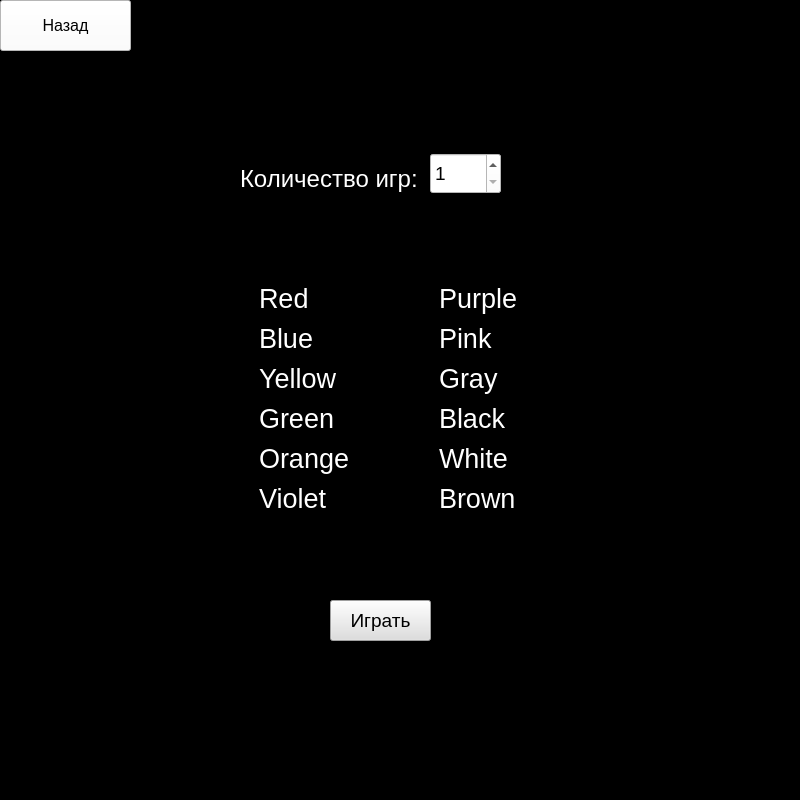
<?xml version="1.0" encoding="UTF-8"?>
<ui version="4.0">
 <class>MainWindow</class>
 <widget class="QMainWindow" name="MainWindow">
  <property name="geometry">
   <rect>
    <x>0</x>
    <y>0</y>
    <width>800</width>
    <height>800</height>
   </rect>
  </property>
  <property name="windowTitle">
   <string>MainWindow</string>
  </property>
  <property name="styleSheet">
   <string notr="true">color: rgb(255, 255, 255);
background-color: rgb(0, 0, 0);</string>
  </property>
  <widget class="QWidget" name="centralwidget">
   <widget class="QPushButton" name="play1">
    <property name="geometry">
     <rect>
      <x>330</x>
      <y>600</y>
      <width>101</width>
      <height>41</height>
     </rect>
    </property>
    <property name="font">
     <font>
      <pointsize>14</pointsize>
     </font>
    </property>
    <property name="styleSheet">
     <string notr="true">background-color: rgb(222, 222, 222);
color: rgb(0, 0, 0);</string>
    </property>
    <property name="text">
     <string>Играть</string>
    </property>
   </widget>
   <widget class="QCheckBox" name="brown">
    <property name="geometry">
     <rect>
      <x>420</x>
      <y>480</y>
      <width>99</width>
      <height>37</height>
     </rect>
    </property>
    <property name="font">
     <font>
      <pointsize>20</pointsize>
     </font>
    </property>
    <property name="styleSheet">
     <string notr="true">background-color: qlineargradient(spread:pad, x1:0, y1:0, x2:1, y2:0, stop:0 rgba(0, 0, 0, 0), stop:1 rgba(255, 255, 255, 0));</string>
    </property>
    <property name="text">
     <string>Brown</string>
    </property>
   </widget>
   <widget class="QCheckBox" name="orange">
    <property name="geometry">
     <rect>
      <x>240</x>
      <y>440</y>
      <width>110</width>
      <height>37</height>
     </rect>
    </property>
    <property name="font">
     <font>
      <pointsize>20</pointsize>
     </font>
    </property>
    <property name="styleSheet">
     <string notr="true">background-color: qlineargradient(spread:pad, x1:0, y1:0, x2:1, y2:0, stop:0 rgba(0, 0, 0, 0), stop:1 rgba(255, 255, 255, 0));</string>
    </property>
    <property name="text">
     <string>Orange</string>
    </property>
   </widget>
   <widget class="QCheckBox" name="pink">
    <property name="geometry">
     <rect>
      <x>420</x>
      <y>320</y>
      <width>99</width>
      <height>37</height>
     </rect>
    </property>
    <property name="font">
     <font>
      <pointsize>20</pointsize>
     </font>
    </property>
    <property name="styleSheet">
     <string notr="true">background-color: qlineargradient(spread:pad, x1:0, y1:0, x2:1, y2:0, stop:0 rgba(0, 0, 0, 0), stop:1 rgba(255, 255, 255, 0));</string>
    </property>
    <property name="text">
     <string>Pink</string>
    </property>
   </widget>
   <widget class="QCheckBox" name="green">
    <property name="geometry">
     <rect>
      <x>240</x>
      <y>400</y>
      <width>94</width>
      <height>37</height>
     </rect>
    </property>
    <property name="font">
     <font>
      <pointsize>20</pointsize>
     </font>
    </property>
    <property name="styleSheet">
     <string notr="true">background-color: qlineargradient(spread:pad, x1:0, y1:0, x2:1, y2:0, stop:0 rgba(0, 0, 0, 0), stop:1 rgba(255, 255, 255, 0));</string>
    </property>
    <property name="text">
     <string>Green</string>
    </property>
   </widget>
   <widget class="QCheckBox" name="yellow">
    <property name="geometry">
     <rect>
      <x>240</x>
      <y>360</y>
      <width>100</width>
      <height>37</height>
     </rect>
    </property>
    <property name="font">
     <font>
      <pointsize>20</pointsize>
     </font>
    </property>
    <property name="styleSheet">
     <string notr="true">background-color: qlineargradient(spread:pad, x1:0, y1:0, x2:1, y2:0, stop:0 rgba(0, 0, 0, 0), stop:1 rgba(255, 255, 255, 0));</string>
    </property>
    <property name="text">
     <string>Yellow</string>
    </property>
   </widget>
   <widget class="QCheckBox" name="gray">
    <property name="geometry">
     <rect>
      <x>420</x>
      <y>360</y>
      <width>99</width>
      <height>37</height>
     </rect>
    </property>
    <property name="font">
     <font>
      <pointsize>20</pointsize>
     </font>
    </property>
    <property name="styleSheet">
     <string notr="true">background-color: qlineargradient(spread:pad, x1:0, y1:0, x2:1, y2:0, stop:0 rgba(0, 0, 0, 0), stop:1 rgba(255, 255, 255, 0));</string>
    </property>
    <property name="text">
     <string>Gray</string>
    </property>
   </widget>
   <widget class="QCheckBox" name="black">
    <property name="geometry">
     <rect>
      <x>420</x>
      <y>400</y>
      <width>99</width>
      <height>37</height>
     </rect>
    </property>
    <property name="font">
     <font>
      <pointsize>20</pointsize>
     </font>
    </property>
    <property name="styleSheet">
     <string notr="true">background-color: qlineargradient(spread:pad, x1:0, y1:0, x2:1, y2:0, stop:0 rgba(0, 0, 0, 0), stop:1 rgba(255, 255, 255, 0));</string>
    </property>
    <property name="text">
     <string>Black</string>
    </property>
   </widget>
   <widget class="QCheckBox" name="blue">
    <property name="geometry">
     <rect>
      <x>240</x>
      <y>320</y>
      <width>74</width>
      <height>37</height>
     </rect>
    </property>
    <property name="font">
     <font>
      <pointsize>20</pointsize>
     </font>
    </property>
    <property name="styleSheet">
     <string notr="true">background-color: qlineargradient(spread:pad, x1:0, y1:0, x2:1, y2:0, stop:0 rgba(0, 0, 0, 0), stop:1 rgba(255, 255, 255, 0));</string>
    </property>
    <property name="text">
     <string>Blue</string>
    </property>
   </widget>
   <widget class="QCheckBox" name="purple">
    <property name="geometry">
     <rect>
      <x>420</x>
      <y>280</y>
      <width>99</width>
      <height>37</height>
     </rect>
    </property>
    <property name="font">
     <font>
      <pointsize>20</pointsize>
     </font>
    </property>
    <property name="styleSheet">
     <string notr="true">background-color: qlineargradient(spread:pad, x1:0, y1:0, x2:1, y2:0, stop:0 rgba(0, 0, 0, 0), stop:1 rgba(255, 255, 255, 0));</string>
    </property>
    <property name="text">
     <string>Purple</string>
    </property>
   </widget>
   <widget class="QCheckBox" name="red">
    <property name="geometry">
     <rect>
      <x>240</x>
      <y>280</y>
      <width>69</width>
      <height>37</height>
     </rect>
    </property>
    <property name="font">
     <font>
      <pointsize>20</pointsize>
     </font>
    </property>
    <property name="styleSheet">
     <string notr="true">background-color: qlineargradient(spread:pad, x1:0, y1:0, x2:1, y2:0, stop:0 rgba(0, 0, 0, 0), stop:1 rgba(255, 255, 255, 0));</string>
    </property>
    <property name="text">
     <string>Red</string>
    </property>
   </widget>
   <widget class="QCheckBox" name="white">
    <property name="geometry">
     <rect>
      <x>420</x>
      <y>440</y>
      <width>99</width>
      <height>37</height>
     </rect>
    </property>
    <property name="font">
     <font>
      <pointsize>20</pointsize>
     </font>
    </property>
    <property name="styleSheet">
     <string notr="true">background-color: qlineargradient(spread:pad, x1:0, y1:0, x2:1, y2:0, stop:0 rgba(0, 0, 0, 0), stop:1 rgba(255, 255, 255, 0));</string>
    </property>
    <property name="text">
     <string>White</string>
    </property>
   </widget>
   <widget class="QPushButton" name="back_2">
    <property name="geometry">
     <rect>
      <x>0</x>
      <y>0</y>
      <width>131</width>
      <height>51</height>
     </rect>
    </property>
    <property name="font">
     <font>
      <pointsize>12</pointsize>
     </font>
    </property>
    <property name="styleSheet">
     <string notr="true">background-color: rgb(255, 255, 255);
color: rgb(0, 0, 0);</string>
    </property>
    <property name="text">
     <string>Назад</string>
    </property>
   </widget>
   <widget class="QSpinBox" name="spinBox">
    <property name="enabled">
     <bool>true</bool>
    </property>
    <property name="geometry">
     <rect>
      <x>430</x>
      <y>153</y>
      <width>71</width>
      <height>41</height>
     </rect>
    </property>
    <property name="font">
     <font>
      <family>MS Shell Dlg 2</family>
      <pointsize>14</pointsize>
      <weight>50</weight>
      <italic>false</italic>
      <bold>false</bold>
     </font>
    </property>
    <property name="toolTip">
     <string>&lt;html&gt;&lt;head/&gt;&lt;body&gt;&lt;p&gt;&lt;span style=&quot; font-size:20pt;&quot;&gt;1&lt;/span&gt;&lt;/p&gt;&lt;/body&gt;&lt;/html&gt;</string>
    </property>
    <property name="styleSheet">
     <string notr="true">background-color: rgb(255, 255, 255);
font: 14pt &quot;MS Shell Dlg 2&quot;;
color: rgb(0, 0, 0);</string>
    </property>
    <property name="minimum">
     <number>1</number>
    </property>
    <property name="maximum">
     <number>100</number>
    </property>
   </widget>
   <widget class="QLabel" name="label">
    <property name="enabled">
     <bool>true</bool>
    </property>
    <property name="geometry">
     <rect>
      <x>240</x>
      <y>143</y>
      <width>211</width>
      <height>71</height>
     </rect>
    </property>
    <property name="font">
     <font>
      <pointsize>18</pointsize>
      <weight>50</weight>
      <bold>false</bold>
     </font>
    </property>
    <property name="styleSheet">
     <string notr="true">background-color: qlineargradient(spread:pad, x1:0, y1:0, x2:1, y2:0, stop:0 rgba(0, 0, 0, 0), stop:1 rgba(255, 255, 255, 0));</string>
    </property>
    <property name="text">
     <string>Количество игр:</string>
    </property>
   </widget>
   <widget class="QCheckBox" name="violet">
    <property name="geometry">
     <rect>
      <x>240</x>
      <y>480</y>
      <width>99</width>
      <height>37</height>
     </rect>
    </property>
    <property name="font">
     <font>
      <pointsize>20</pointsize>
     </font>
    </property>
    <property name="styleSheet">
     <string notr="true">background-color: qlineargradient(spread:pad, x1:0, y1:0, x2:1, y2:0, stop:0 rgba(0, 0, 0, 0), stop:1 rgba(255, 255, 255, 0));</string>
    </property>
    <property name="text">
     <string>Violet</string>
    </property>
   </widget>
  </widget>
  <widget class="QMenuBar" name="menubar">
   <property name="geometry">
    <rect>
     <x>0</x>
     <y>0</y>
     <width>800</width>
     <height>21</height>
    </rect>
   </property>
  </widget>
  <widget class="QStatusBar" name="statusbar"/>
 </widget>
 <resources/>
 <connections/>
</ui>
